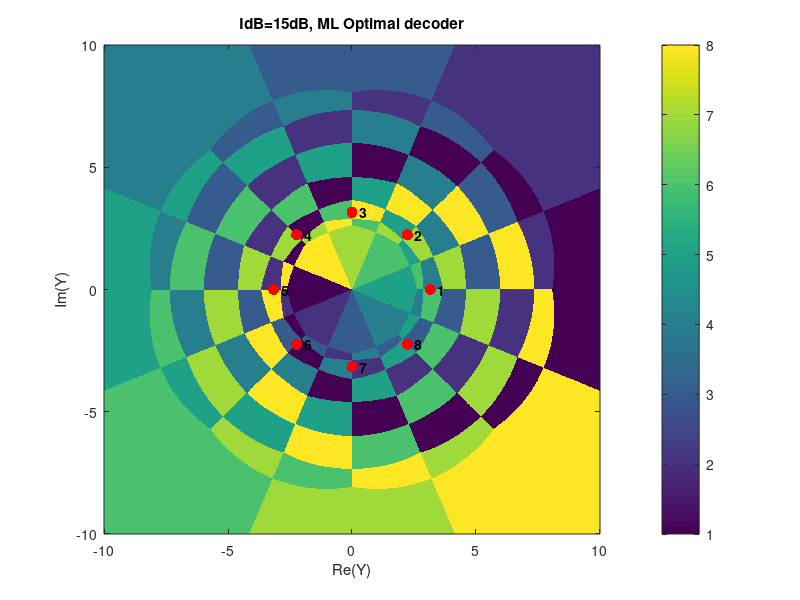

Here is the MATLAB script that generated this plot:
S_db = 10;
S = 10^(S_db/10);
I_db = 15;
I = 10^(I_db/10);

M = 8;
i = (1:M);
theta = 2*pi*(i-1)/M;
x = exp(1j*theta);

[X,Y] = meshgrid(linspace(-10,10,1500), linspace(-10,10,1500));
y = X + 1j*Y;

decision_region = zeros([size(y), length(x)]);

for k = 1:M
    d_y = abs(y-sqrt(S)*x(k));
    decision_region(:,:,k) = d_y.^2 - log(besseli(0, 2*sqrt(I).*d_y));
end

[~, decision_map] = min(decision_region, [], 3);

figure;
imagesc([-10 10], [-10 10], decision_map);
axis xy;
xlabel('Re(Y)'); ylabel('Im(Y)');
title('IdB=15dB, ML Optimal decoder');
colorbar;
hold on;
plot(real(sqrt(S)*x), imag(sqrt(S)*x), 'ko', 'MarkerEdgeColor', 'none', 'MarkerFaceColor','r', 'MarkerSize', 8);
for k = 1:M
    text(real(sqrt(S)*x(k)) + 0.3, imag(sqrt(S)*x(k)), num2str(k), 'FontSize', 10, 'FontWeight', 'bold', 'Color', 'k');
end
